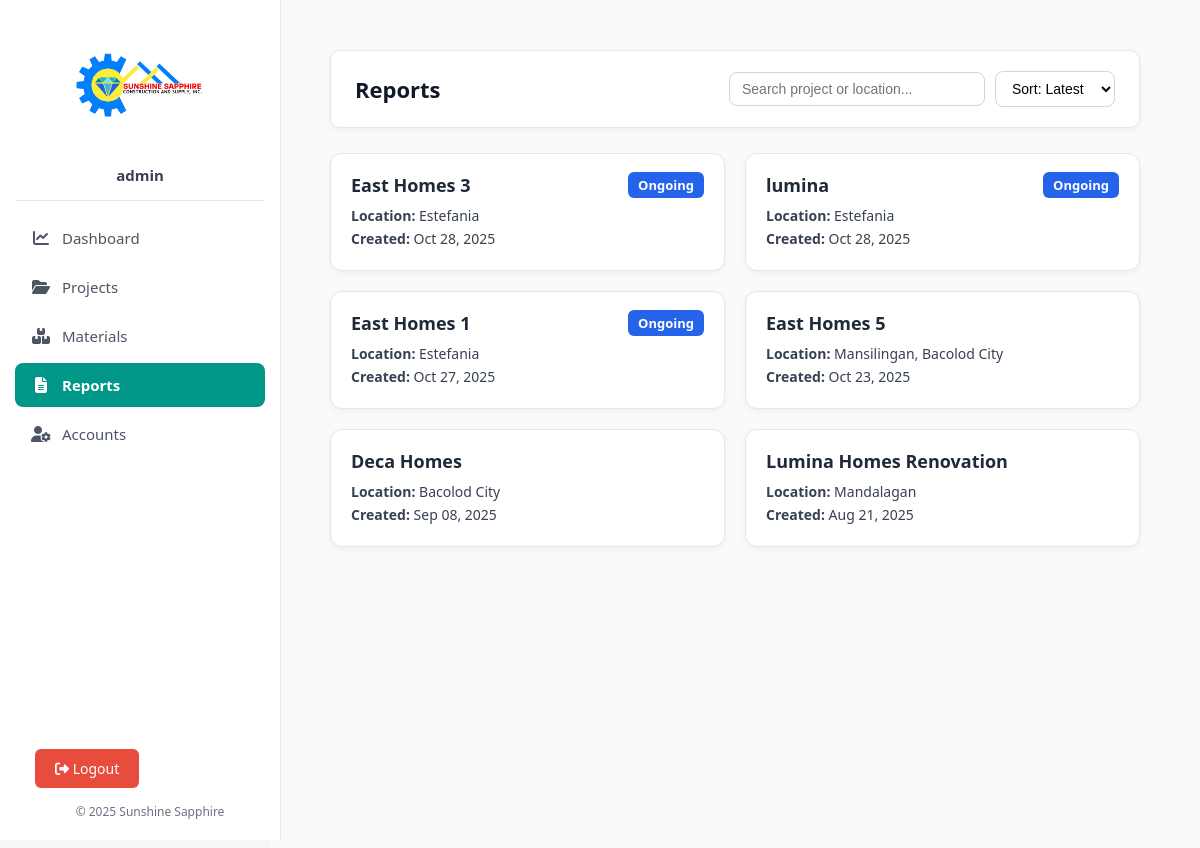
The page /reports/reports.php (signed in) on the database as committed earlier.
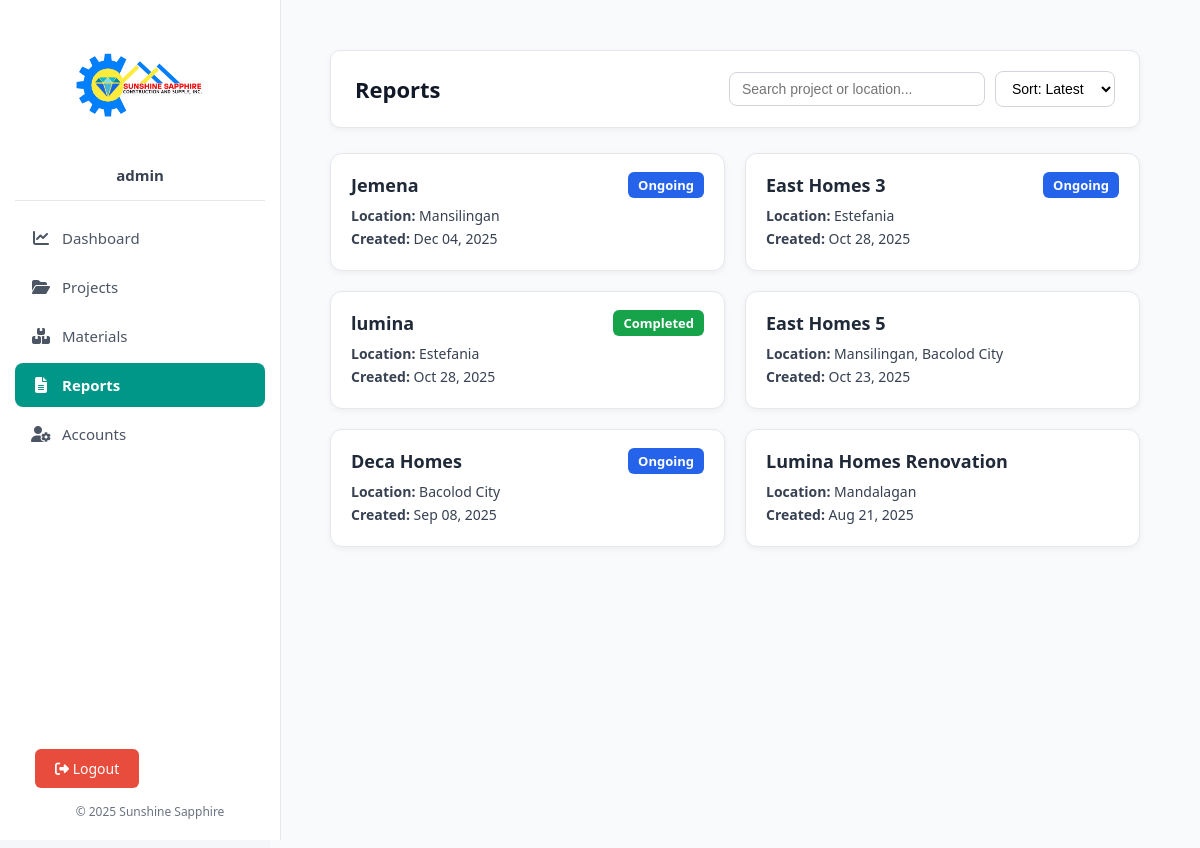
The same page on the database as committed later.
### tables this page shows
CREATE TABLE `projects` (
  `id` int(11) NOT NULL,
  `name` varchar(255) NOT NULL,
  `location` varchar(255) DEFAULT NULL,
  `units` int(11) NOT NULL,
  `progress` int(11) DEFAULT 0,
  `status` enum('Ongoing','Completed','Pending') NOT NULL DEFAULT 'Pending',
  `is_deleted` tinyint(1) DEFAULT 0,
  `deleted_at` datetime DEFAULT NULL,
  `created_at` timestamp NOT NULL DEFAULT current_timestamp(),
  `folder_path` varchar(255) DEFAULT NULL
);

### reports/reports.php (the view, shortened to what this page needs)
<?php
require_once __DIR__ . '/../includes/header.php';
require_once __DIR__ . '/../includes/db.php';
$sort_option = $_GET['sort'] ?? 'latest';
switch ($sort_option) {
    default:
        $order_by = 'created_at DESC';
        break;
}
$query = "SELECT id, name, location, status, created_at
          FROM projects
          WHERE status != 'Archived'
          ORDER BY $order_by";
$result = $conn->query($query);
?>
<div class="content-wrapper">
  <div class="header-container">
    <div class="reports-header">
      <h2>Reports</h2>
      <div class="controls">
        <input
          type="text"
          id="searchInput"
          placeholder="Search project or location..."
          onkeyup="filterProjects()"
        >
        <form method="GET" id="sortForm">
          <select name="sort" onchange="document.getElementById('sortForm').submit();">
            <option value="latest" <?= $sort_option === 'latest' ? 'selected' : '' ?>>Sort: Latest</option>
          </select>
        </form>
      </div>
    </div>
  </div>
  <div class="projects-grid" id="projectGrid">
    <?php if ($result && $result->num_rows > 0): ?>
      <?php while ($proj = $result->fetch_assoc()): ?>
        <div class="project-card"
             data-name="<?= strtolower($proj['name']) ?>"
             data-location="<?= strtolower($proj['location']) ?>"
             onclick="window.location.href='view_units.php?project_id=<?= $proj['id'] ?>'">
          <div class="project-header">
            <h3><?= htmlspecialchars($proj['name']) ?></h3>
            <span class="status <?= strtolower($proj['status']) ?>">
              <?= htmlspecialchars($proj['status']) ?>
            </span>
          </div>
          <p><strong>Location:</strong> <?= htmlspecialchars($proj['location']) ?></p>
          <p><strong>Created:</strong> <?= date('M d, Y', strtotime($proj['created_at'])) ?></p>
        </div>
      <?php endwhile; ?>
    <?php else: ?>
      <p class="no-data">No active projects found.</p>
    <?php endif; ?>
  </div>
</div>
<?php
require_once __DIR__ . '/../includes/footer.php';
?>

Rows that differ between the two databases and show on the page:
removed projects: name "East Homes 1", status "Ongoing", location "Estefania", created_at "Oct 27, 2025"
added projects: name "Jemena", status "Ongoing", location "Mansilingan", created_at "Dec 04, 2025"
changed projects "lumina": status "Ongoing" → "Completed"
changed projects "Deca Homes": status (not shown) → "Ongoing"
